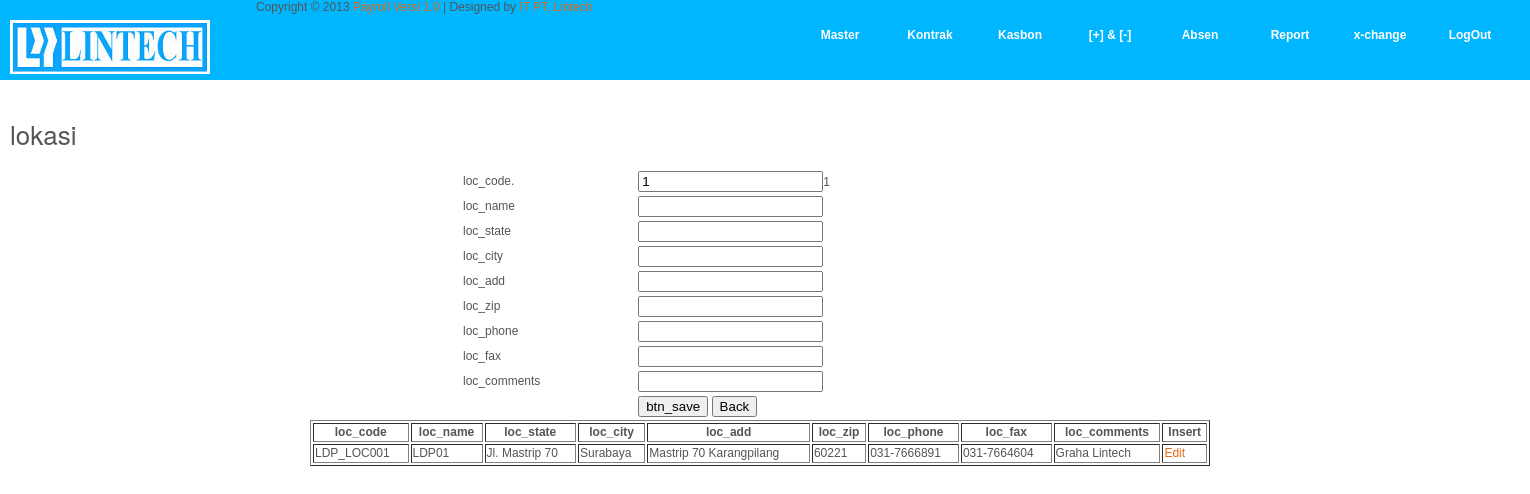
Screenshot of /insert_m_lokasi.php with the database file from the repository.
### tables this page shows
CREATE TABLE IF NOT EXISTS `hs_hr_location` (
  `loc_code` varchar(13) NOT NULL DEFAULT '',
  `loc_name` varchar(100) DEFAULT NULL,
  `loc_country` varchar(3) DEFAULT NULL,
  `loc_state` varchar(50) DEFAULT NULL,
  `loc_city` varchar(50) DEFAULT NULL,
  `loc_add` varchar(100) DEFAULT NULL,
  `loc_zip` varchar(10) DEFAULT NULL,
  `loc_phone` varchar(30) DEFAULT NULL,
  `loc_fax` varchar(30) DEFAULT NULL,
  `loc_comments` varchar(100) DEFAULT NULL,
  PRIMARY KEY (`loc_code`),
  KEY `loc_country` (`loc_country`)
);

### insert_m_lokasi.php (the view, shortened to what this page needs)
<?php
require_once('connections/conn_mysqli_procedural.php');
$query_rslokasi = "SELECT * FROM hs_hr_location ORDER BY loc_code ASC";
$rslokasi = mysqli_query($link, $query_rslokasi);
$SQLmax="SELECT MAX(loc_code) as NMAX FROM hs_hr_location";
$rsMax= mysqli_query($link, $SQLmax);
$row_rsMax= mysqli_fetch_assoc($rsMax);
$max=$row_rsMax[NMAX]+1;
?>
<!DOCTYPE html PUBLIC "-//W3C//DTD XHTML 1.0 Transitional//EN" "http://www.w3.org/TR/xhtml1/DTD/xhtml1-transitional.dtd">
<html xmlns="http://www.w3.org/1999/xhtml">
<head>
<link href="templatemo_style.css" rel="stylesheet" type="text/css" />
<link rel="stylesheet" type="text/css" href="css/ddsmoothmenu.css" />
<link rel="stylesheet" href="css/slimbox2.css" type="text/css" media="screen" />
</head>
<body>
<?php require_once('header.inc'); ?>
<div id="templatemo_main" class="wrapper">
	            <h2>lokasi</h2>
		<form name="form1" method="POST" action="saveinsert_m_lokasi.php">
		  <table width="600" border="0" align="center">
			<tr>
			  <td width="111">loc_code. </td>
			  <td width="18">&nbsp;</td>
			  <td width="325"><input name="loc_code" type="text" id="loc_code" value="<?php if ($_REQUEST['edit']==1) echo $row_rsEditlokasi['loc_code']; else echo $max;?>"><?php if ($_REQUEST['edit']==1) echo $row_rsEditlokasi['loc_code']; else echo $max;?></td>
			</tr>
			<tr>
			  <td>loc_name </td>
			  <td>&nbsp;</td>
			  <td><input name="loc_name" type="text" id="loc_name" value="<?php if ($_REQUEST['edit']==1) echo $row_rsEditlokasi['loc_name'];?>"></td>
			</tr>
			<tr>
			  <td>loc_state</td>
			  <td>&nbsp;</td>
			  <td><input name="loc_state" type="text"  id="" value="<?php if ($_REQUEST['edit']==1) echo $row_rsEditlokasi['loc_state'];?>"> </td>
			</tr>
			<tr>
			  <td>loc_city</td>
			  <td>&nbsp;</td>
			  <td><input name="loc_city" type="text" id="" value="<?php if ($_REQUEST['edit']==1) echo $row_rsEditlokasi['loc_city'];?>"></td>
			</tr>
			<tr>
			  <td>loc_add</td>
			  <td>&nbsp;</td>
			  <td><input name="loc_add" type="text"  id="" value="<?php if ($_REQUEST['edit']==1) echo $row_rsEditlokasi['loc_add'];?>"></td>
			</tr>
			<tr>
			  <td>loc_zip</td>
			  <td>&nbsp;</td>
			  <td><input name="loc_zip" type="text"  id="" value="<?php if ($_REQUEST['edit']==1) echo $row_rsEditlokasi['loc_zip'];?>"></td>
			</tr>
			<tr>
			  <td>loc_phone</td>
			  <td>&nbsp;</td>
			  <td><input name="loc_phone" type="text"  id="" value="<?php if ($_REQUEST['edit']==1) echo $row_rsEditlokasi['loc_phone'];?>"></td>
			</tr>
			<tr>
			  <td>loc_fax</td>
			  <td>&nbsp;</td>
			  <td><input name="loc_fax" type="text"  id="" value="<?php if ($_REQUEST['edit']==1) echo $row_rsEditlokasi['loc_fax'];?>"></td>
			</tr>
			<tr>
			  <td>loc_comments</td>
			  <td>&nbsp;</td>
			  <td><input name="loc_comments" type="text"  id="" value="<?php if ($_REQUEST['edit']==1) echo $row_rsEditlokasi['loc_comments'];?>"></td>
			</tr>
			<tr>
			  <td>&nbsp;</td>
			  <td>&nbsp;</td>
			  <td><input name ="<?php if ($_REQUEST['edit']==1) echo "btn_edit"; else echo "btn_save";?>" type="submit" id="<?php if ($_REQUEST['edit']==1) echo "btn_edit"; else echo "btn_save";?>" value="<?php if ($_REQUEST['edit']==1) echo "btn_edit"; else echo "btn_save";?>">
			  <input name = "btn_back" type="button" value= "Back"  id="btn_back" Onclick="location='m_lokasi.php'">
			  </td>
			</tr>
		  </table>
		  <table border ="1" width=900 align = "center">
		  <tr align="center">
			<th>loc_code</th>
			<th>loc_name</th>
			<th>loc_state</td>
			<th>loc_city</th>
			<th>loc_add</th>
			<th>loc_zip</th>
			<th>loc_phone</th>
			<th>loc_fax</th>
			<th>loc_comments</th>
			<th>Insert</th>
		  </tr>
		  <?php while ($row_rslokasi = mysqli_fetch_assoc($rslokasi)) { ?>
		  <tr>
			<td><?php echo $row_rslokasi[loc_code];?></td>
			<td><?php echo $row_rslokasi[loc_name];?></td>
			<td><?php echo $row_rslokasi[loc_state];?></td>
			<td><?php echo $row_rslokasi[loc_city];?></td>
			<td><?php echo $row_rslokasi[loc_add];?></td>
			<td><?php echo $row_rslokasi[loc_zip];?></td>
			<td><?php echo $row_rslokasi[loc_phone];?></td>
			<td><?php echo $row_rslokasi[loc_fax];?></td>
			<td><?php echo $row_rslokasi[loc_comments];?></td>
			<td><a href="insert_m_lokasi.php?edit=1&loc_code=<?php echo $row_rslokasi[loc_code];?>">Edit</a></td>
		  </tr>
		  <?php } ?>
		  </table>
		</form>
	</div>
</body>
</html>

### templatemo_style.css (style rules this page uses)
body { margin: 0; padding: 0; color: #555; font-family: Verdana, Arial, Helvetica, sans-serif; font-size: 12px; line-height: 15px; background-color: #fff; }
h1, h2, h3, h4, h5, h6 { color:#555; font-weight:400; padding: 0; margin: 0; font-family: "Helvetica Neue",Helvetica,Arial,sans-serif }
h2 { font-size:26px; margin-bottom: 20px; line-height: 28px }
a:link, a:visited { color:#e16715; text-decoration: none }
.wrapper { height: 2900px; width: 1500px; padding: 0 10px; margin: 0px; }
#templatemo_main { padding: 40px 10px; background: # }

### rows the page displays
hs_hr_location: loc_code "LDP_LOC001", loc_name "LDP01", loc_state "Jl. Mastrip 70", loc_city "Surabaya", loc_add "Mastrip 70 Karangpilang", loc_zip "60221", loc_phone "031-7666891", loc_fax "031-7664604", loc_comments "Graha Lintech"

### other values shown
$max "1"
